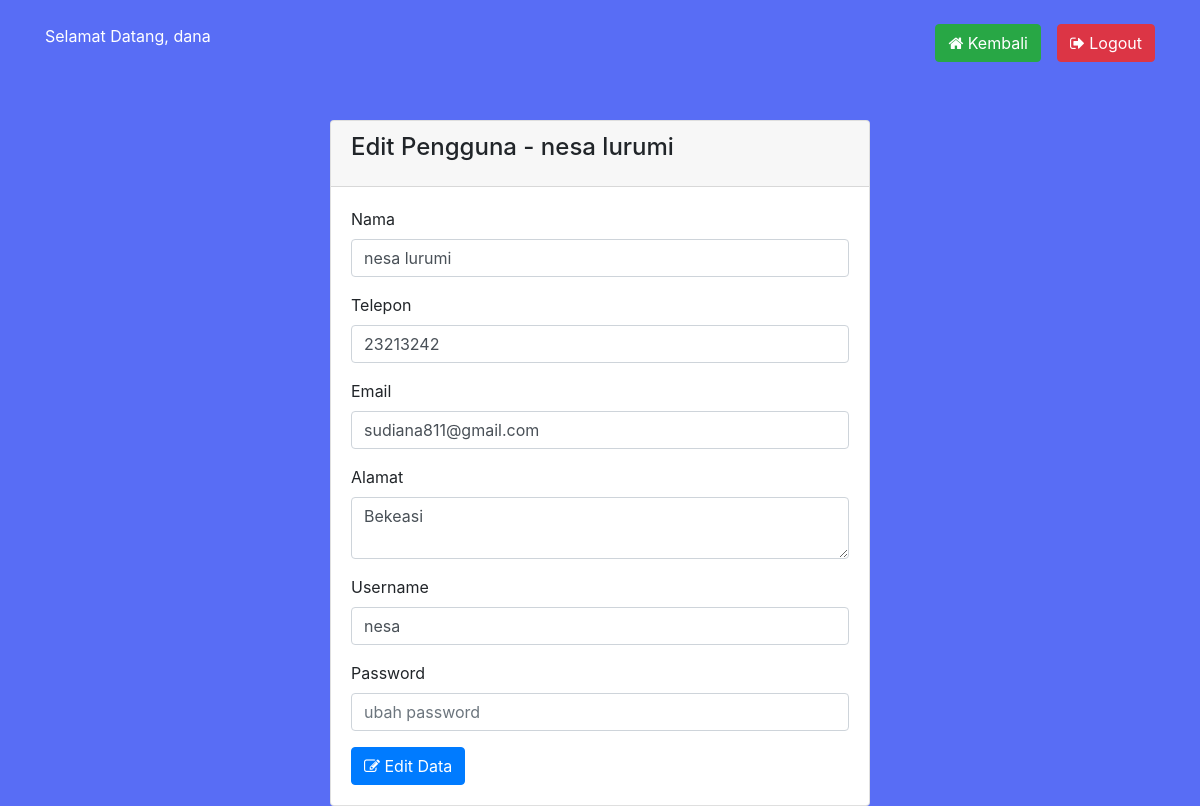
/edit.php?id=11 (signed in), run on the app's committed database.
### tables this page shows
CREATE TABLE `tbl_user` (
  `id_login` int(11) NOT NULL,
  `username` varchar(255) NOT NULL,
  `password` varchar(255) NOT NULL,
  `nama_pengguna` varchar(255) NOT NULL,
  `telepon` varchar(15) NOT NULL,
  `email` varchar(255) NOT NULL,
  `alamat` text NOT NULL
);

### proses/panggil.php (called while the page is built, shortened)
<?php
    include 'prosescrud.php';
    $db = new Koneksi();
    $koneksi =  $db->DBConnect();
    $proses = new prosesCrud($koneksi);
    $id = $_SESSION['ADMIN']['id_login'];
    $sesi = $proses->tampil_data_id('tbl_user','id_login',$id);
?>

### proses/prosescrud.php (called while the page is built, shortened)
<?php
class prosesCrud {
    protected $db;
    function __construct($db){
        $this->db = $db;
    }
    function tampil_data_id($tabel,$where,$id)
    {
        $row = $this->db->prepare("SELECT * FROM $tabel WHERE $where = ?");
        $row->execute(array($id));
        return $hasil = $row->fetch();
    }
}

### edit.php (the view, shortened to what this page needs)
<?php
    require 'proses/panggil.php';
    $idGet = strip_tags($_GET['id']);
    $hasil = $proses->tampil_data_id('tbl_user','id_login',$idGet);
?>
<!DOCTYPE HTML>
<html>
	<head>
		<link rel="stylesheet" href="https://maxcdn.bootstrapcdn.com/bootstrap/4.0.0/css/bootstrap.min.css">
		<link rel="stylesheet" href="https://stackpath.bootstrapcdn.com/font-awesome/4.7.0/css/font-awesome.min.css">
	</head>
    <body style="background:#586df5;">
		<div class="container">
			<br/>
            <span style="color:#fff";>Selamat Datang, <?php echo $sesi['nama_pengguna'];?></span>
			<div class="float-right">
				<a href="index.php" class="btn btn-success btn-md" style="margin-right:1pc;"><span class="fa fa-home"></span> Kembali</a>
				<a href="logout.php" class="btn btn-danger btn-md float-right"><span class="fa fa-sign-out"></span> Logout</a>
			</div>
			<br/><br/><br/>
			<div class="row">
				<div class="col-sm-3"></div>
				<div class="col-lg-6">
					<br/>
					<div class="card">
						<div class="card-header">
						<h4 class="card-title">Edit Pengguna - <?php echo $hasil['nama_pengguna'];?></h4>
						</div>
						<div class="card-body">
							<form action="proses/crud.php?aksi=edit" method="POST">
								<div class="form-group">
									<label>Nama </label>
									<input type="text" value="<?php echo $hasil['nama_pengguna'];?>" class="form-control" name="nama">
								</div>
								<div class="form-group">
									<label>Telepon</label>
									<input type="number" value="<?php echo $hasil['telepon'];?>" class="form-control" name="telepon">
								</div>
								<div class="form-group">
									<label>Email</label>
									<input type="harga" value="<?php echo $hasil['email'];?>" class="form-control" name="email">
								</div>
								<div class="form-group">
									<label>Alamat</label>
									<textarea name="alamat" class="form-control"><?php echo $hasil['alamat'];?></textarea>
								</div>
								<div class="form-group">
									<label>Username</label>
									<input type="text" value="<?php echo $hasil['username'];?>" class="form-control" name="user">
								</div>
								<div class="form-group">
									<label>Password</label>
									<input type="password" value="" placeholder="ubah password" class="form-control" name="pass">
								</div>
								<button class="btn btn-primary btn-md" name="create"><i class="fa fa-edit"> </i> Edit Data</button>
							</form>
						</div>
					</div>
				</div>
				<div class="col-sm-3"></div>
			</div>
		</div>
	</body>
</html>

### data on the page
tbl_user: nama_pengguna "dana"
tbl_user: nama_pengguna "nesa lurumi", nama "nesa lurumi", telepon "23213242", email "sudiana811@gmail.com", alamat "Bekeasi", user "nesa"
